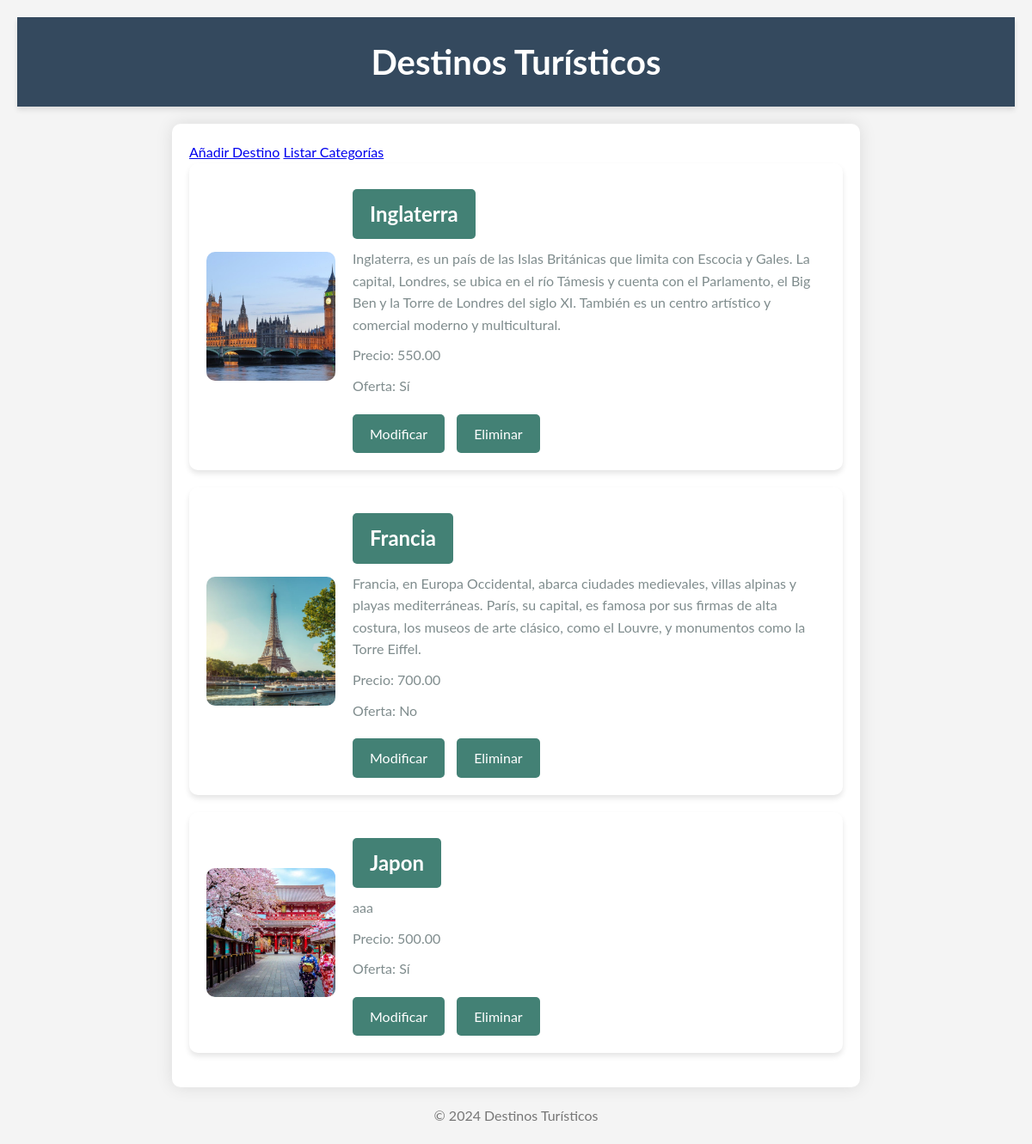
The page / on the database its author committed.
### destinos/models.py (models this page shows, shortened)
class DestinosTuristicos(models.Model):
    nombreCiudad = models.CharField(max_length=100)
    descripcionCiudad = models.TextField()
    imagenCiudad = models.ImageField(upload_to='images/')
    precioTour = models.DecimalField(max_digits=10, decimal_places=2)
    ofertaTour = models.BooleanField(default=False)

### destinos/views.py (the view)
# urls.py: path('', views.listar_destinos, name='listar_destinos'),
def listar_destinos(request):
    destinos = DestinosTuristicos.objects.all()
    return render(request, 'destinos/listar.html', {'destinos': destinos})

### destinos/templates/destinos/listar.html (shortened to what this page needs)
<!DOCTYPE html>
<html>
<head>
    {% load static %}
    <link rel="stylesheet" type="text/css" href="{% static 'css/styles.css' %}">
</head>
<body>
    <header>
        <h1>Destinos Turísticos</h1>
    </header>
    <main>
        <div class="text-center mb-20">
            <a href="{% url 'añadir_destino' %}" class="button">Añadir Destino</a>
            <a href="{% url 'listar_categorias' %}" class="button">Listar Categorías</a>
        </div>
        <ul>
            {% for destino in destinos %}
            <li>
                <img src="{{ destino.imagenCiudad.url }}" alt="{{ destino.nombreCiudad }}">
                <div>
                    <h2><a href="{% url 'detalles_destino' destino.id %}">{{ destino.nombreCiudad }}</a></h2>
                    <p>{{ destino.descripcionCiudad }}</p>
                    <p>Precio: {{ destino.precioTour }}</p>
                    <p>Oferta: {% if destino.ofertaTour %}Sí{% else %}No{% endif %}</p>
                    <a href="{% url 'modificar_destino' destino.id %}">Modificar</a>
                    <a href="{% url 'eliminar_destino' destino.id %}">Eliminar</a>
                </div>
            </li>
            {% endfor %}
        </ul>
    </main>
    <footer>
        <p>&copy; 2024 Destinos Turísticos</p>
    </footer>
</body>
</html>

### destinos/static/css/styles.css (style rules this page uses)
* { margin: 0; padding: 0; box-sizing: border-box; }
body { font-family: 'Lato', sans-serif; background-color: #f4f4f4; color: #333; line-height: 1.6; padding: 20px; }
header { background-color: #34495e; color: #fff; padding: 20px 0; text-align: center; box-shadow: 0 4px 6px rgba(0, 0, 0, 0.1); }
header h1 { margin: 0; font-size: 2.5em; font-weight: 700; }
main { max-width: 800px; margin: 20px auto; padding: 20px; background: #fff; border-radius: 10px; box-shadow: 0 0 20px rgba(0, 0, 0, 0.1); }
ul { list-style: none; padding: 0; }
ul li { background: #fff; margin-bottom: 20px; padding: 20px; border-radius: 10px; box-shadow: 0 4px 6px rgba(0, 0, 0, 0.1); display: flex; align-items: center; }
ul li img { border-radius: 10px; margin-right: 20px; width: 150px; height: 150px; object-fit: cover; }
ul li div { flex-grow: 1; }
ul li h2 { margin: 0; font-size: 1.5em; color: #2c3e50; }
ul li p { margin: 10px 0; color: #7f8c8d; }
ul li a { display: inline-block; margin: 10px 10px 0 0; padding: 10px 20px; background-color: #438175; color: #fff; text-decoration: none; border-radius: 5px; transition: background-color 0.3s ease, transform 0.3s ease; }
footer { text-align: center; margin-top: 20px; color: #777; }

### rows shown on the page
DestinosTuristicos: imagenCiudad (picture), nombreCiudad "Inglaterra", descripcionCiudad "Inglaterra, es un país de las Islas Británicas que limita con Escocia y Gales. La capital, Londres, se ubica en el río Támesis y cuenta con el Parlamento, el Big Ben y la Torre de Londres del siglo XI. También es un centro artístico y comercial moderno y multicultural.", precioTour "550.00", ofertaTour "Sí"
DestinosTuristicos: imagenCiudad (picture), nombreCiudad "Francia", descripcionCiudad "Francia, en Europa Occidental, abarca ciudades medievales, villas alpinas y playas mediterráneas. París, su capital, es famosa por sus firmas de alta costura, los museos de arte clásico, como el Louvre, y monumentos como la Torre Eiffel.", precioTour "700.00", ofertaTour "No"
DestinosTuristicos: imagenCiudad (picture), nombreCiudad "Japon", descripcionCiudad "aaa", precioTour "500.00", ofertaTour "Sí"
